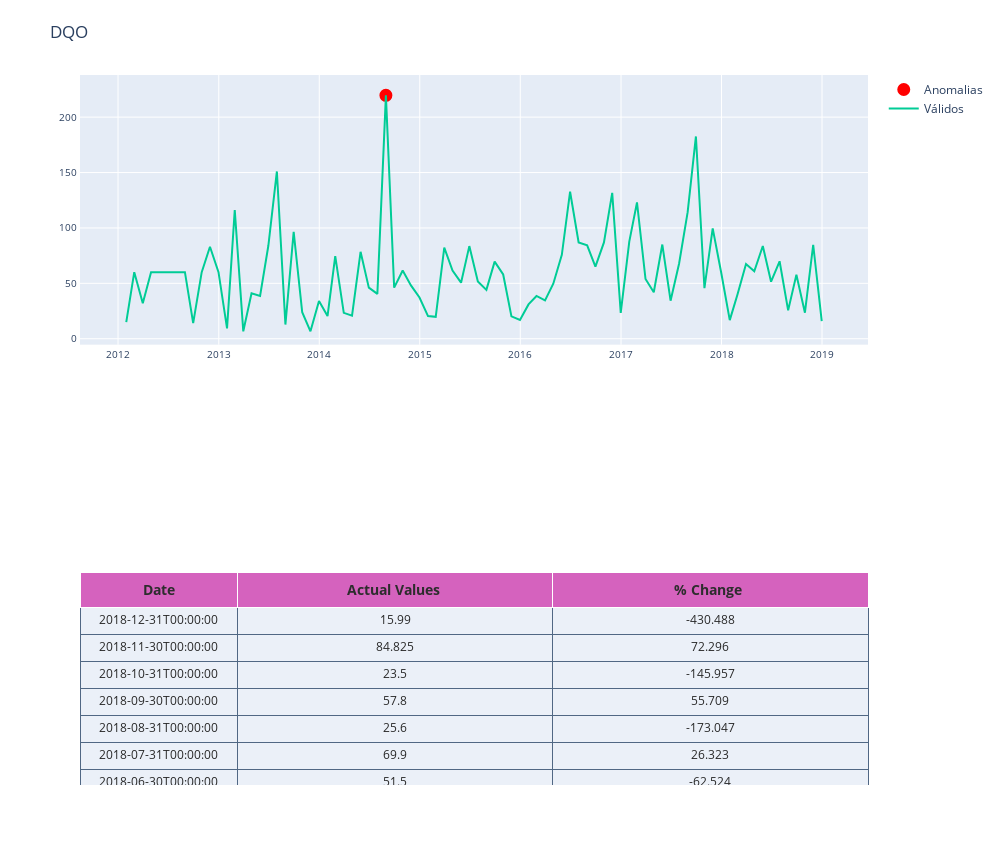
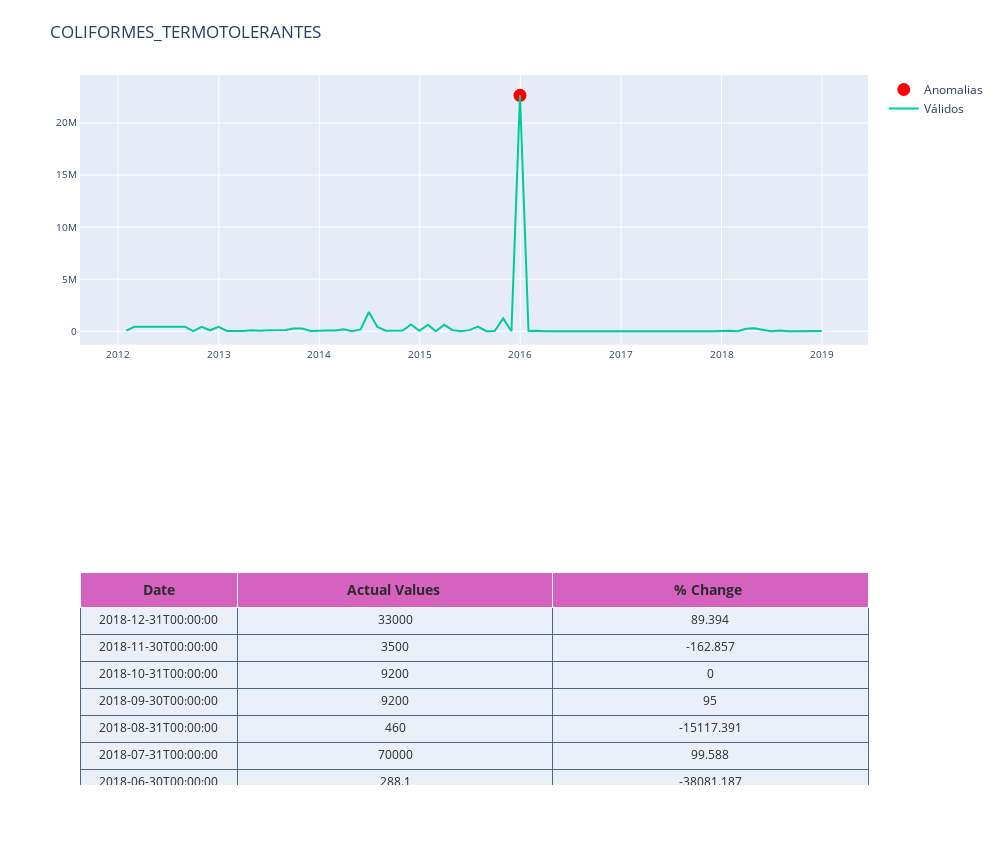
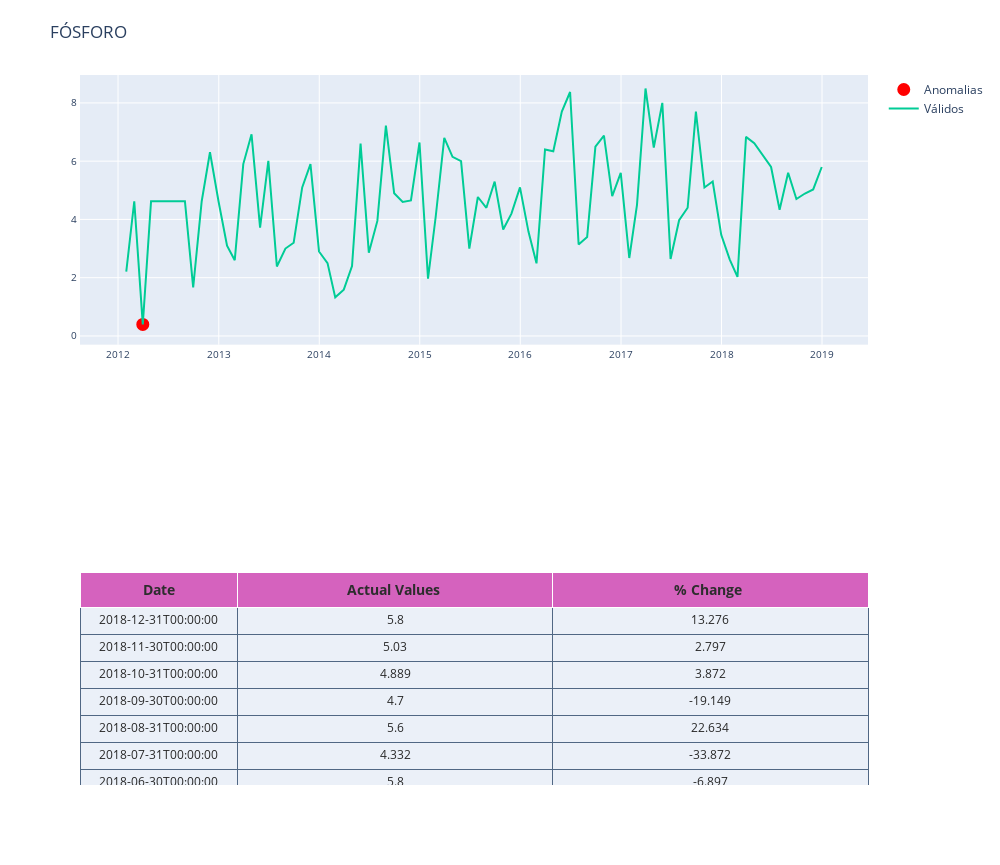
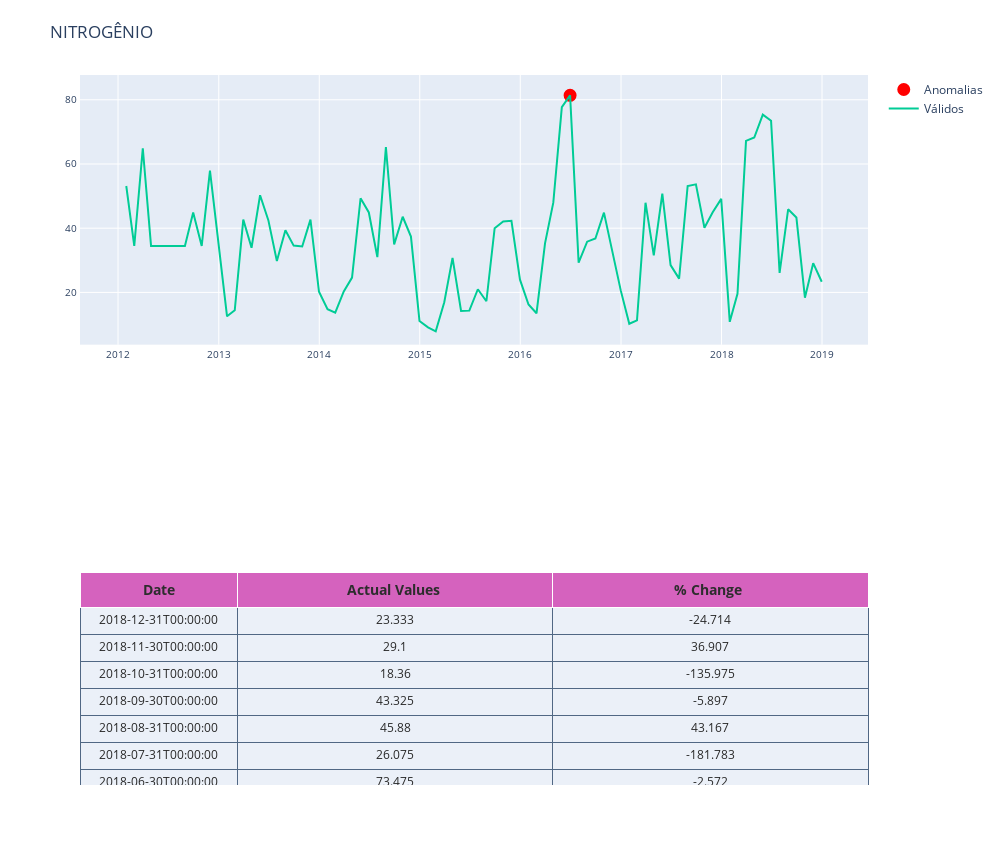

Source (notebook cell) for these figures, in order:
### Code cell
warnings.filterwarnings('ignore')
predictions = pd.DataFrame()

for i in range(1,len(metrics_df.columns)-1):
    clf.fit(metrics_df.iloc[:,i:i+1])
    pred = clf.predict(metrics_df.iloc[:,i:i+1])
    test_df=pd.DataFrame()
    test_df['load_date']=metrics_df['DATE']
    #Find decision function to find the score and classify anomalies
    test_df['score']=clf.decision_function(metrics_df.iloc[:,i:i+1])
    test_df['actuals']=metrics_df.iloc[:,i:i+1]
    test_df['anomaly']=pred
    predictions[str(metrics_df.columns[i])]=pred
    #Get the indexes of outliers in order to compare the metrics     with use case anomalies if required
    outliers=test_df.loc[test_df['anomaly']==-1]
    outlier_index=list(outliers.index)
    test_df=classify_anomalies(test_df,metrics_df.columns[i])
    plot_anomaly(test_df,metrics_df.columns[i])
